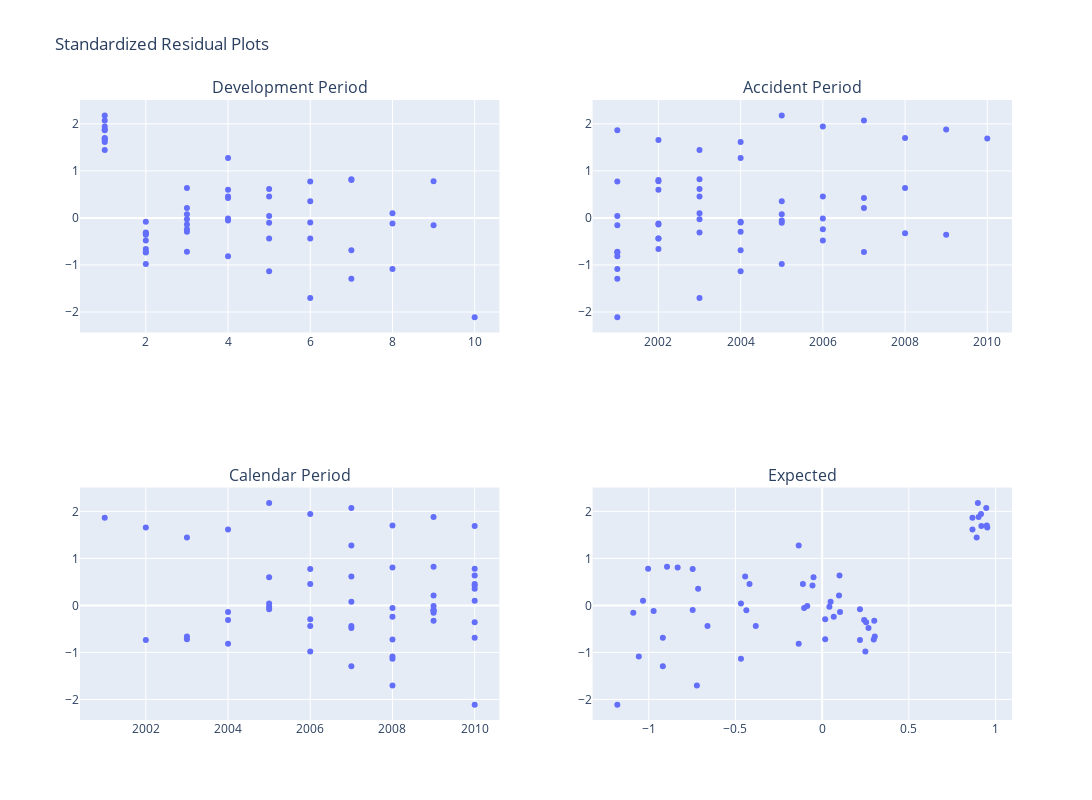

Write notebook code for a chart like this one.
### Code cell
icrfs.ResidualPlot()

### Figure 1 — Plotly figure (JSON) as saved in the notebook; plotly's stock layout.template omitted (floating-point values rounded to 4 significant figures)
{"data": [{"hovertemplate": "Development Period=%{x}<br>resid_std=%{y}<extra></extra>", "legendgroup": "", "marker": {"color": "#636efa", "symbol": "circle"}, "mode": "markers", "name": "", "orientation": "v", "showlegend": false, "type": "scatter", "x": [1, 1, 1, 1, 1, 1, 1, 1, 1, 1, 2, 2, 2, 2, 2, 2, 2, 2, 2, 3, 3, 3, 3, 3, 3, 3, 3, 4, 4, 4, 4, 4, 4, 4, 5, 5, 5, 5, 5, 5, 6, 6, 6, 6, 6, 7, 7, 7, 7, 8, 8, 8, 9, 9, 10], "xaxis": "x", "y": [1.865, 1.658, 1.444, 1.614, 2.18, 1.943, 2.07, 1.701, 1.882, 1.688, -0.7341, -0.6607, -0.3097, -0.07939, -0.9795, -0.4813, -0.7229, -0.3287, -0.3605, -0.7193, -0.1426, -0.0288, -0.2924, 0.07839, -0.2396, 0.2111, 0.638, -0.8157, 0.5989, 0.4574, 1.272, -0.05278, -0.01043, 0.4212, 0.03921, -0.4389, 0.6169, -1.135, -0.1038, 0.4546, 0.7753, -0.4389, -1.7, -0.09539, 0.3554, -1.296, 0.8066, 0.8245, -0.6851, -1.085, -0.1206, 0.1005, -0.1556, 0.779, -2.11], "yaxis": "y"}, {"hovertemplate": "Accident Period=%{x}<br>resid_std=%{y}<extra></extra>", "legendgroup": "", "marker": {"color": "#636efa", "symbol": "circle"}, "mode": "markers", "name": "", "orientation": "v", "showlegend": false, "type": "scatter", "x": [2001, 2002, 2003, 2004, 2005, 2006, 2007, 2008, 2009, 2010, 2001, 2002, 2003, 2004, 2005, 2006, 2007, 2008, 2009, 2001, 2002, 2003, 2004, 2005, 2006, 2007, 2008, 2001, 2002, 2003, 2004, 2005, 2006, 2007, 2001, 2002, 2003, 2004, 2005, 2006, 2001, 2002, 2003, 2004, 2005, 2001, 2002, 2003, 2004, 2001, 2002, 2003, 2001, 2002, 2001], "xaxis": "x2", "y": [1.865, 1.658, 1.444, 1.614, 2.18, 1.943, 2.07, 1.701, 1.882, 1.688, -0.7341, -0.6607, -0.3097, -0.07939, -0.9795, -0.4813, -0.7229, -0.3287, -0.3605, -0.7193, -0.1426, -0.0288, -0.2924, 0.07839, -0.2396, 0.2111, 0.638, -0.8157, 0.5989, 0.4574, 1.272, -0.05278, -0.01043, 0.4212, 0.03921, -0.4389, 0.6169, -1.135, -0.1038, 0.4546, 0.7753, -0.4389, -1.7, -0.09539, 0.3554, -1.296, 0.8066, 0.8245, -0.6851, -1.085, -0.1206, 0.1005, -0.1556, 0.779, -2.11], "yaxis": "y2"}, {"hovertemplate": "Calendar Period=%{x}<br>resid_std=%{y}<extra></extra>", "legendgroup": "", "marker": {"color": "#636efa", "symbol": "circle"}, "mode": "markers", "name": "", "orientation": "v", "showlegend": false, "type": "scatter", "x": [2001, 2002, 2003, 2004, 2005, 2006, 2007, 2008, 2009, 2010, 2002, 2003, 2004, 2005, 2006, 2007, 2008, 2009, 2010, 2003, 2004, 2005, 2006, 2007, 2008, 2009, 2010, 2004, 2005, 2006, 2007, 2008, 2009, 2010, 2005, 2006, 2007, 2008, 2009, 2010, 2006, 2007, 2008, 2009, 2010, 2007, 2008, 2009, 2010, 2008, 2009, 2010, 2009, 2010, 2010], "xaxis": "x3", "y": [1.865, 1.658, 1.444, 1.614, 2.18, 1.943, 2.07, 1.701, 1.882, 1.688, -0.7341, -0.6607, -0.3097, -0.07939, -0.9795, -0.4813, -0.7229, -0.3287, -0.3605, -0.7193, -0.1426, -0.0288, -0.2924, 0.07839, -0.2396, 0.2111, 0.638, -0.8157, 0.5989, 0.4574, 1.272, -0.05278, -0.01043, 0.4212, 0.03921, -0.4389, 0.6169, -1.135, -0.1038, 0.4546, 0.7753, -0.4389, -1.7, -0.09539, 0.3554, -1.296, 0.8066, 0.8245, -0.6851, -1.085, -0.1206, 0.1005, -0.1556, 0.779, -2.11], "yaxis": "y3"}, {"hovertemplate": "yhat=%{x}<br>resid_std=%{y}<extra></extra>", "legendgroup": "", "marker": {"color": "#636efa", "symbol": "circle"}, "mode": "markers", "name": "", "orientation": "v", "showlegend": false, "type": "scatter", "x": [0.8667, 0.9521, 0.8909, 0.8667, 0.8979, 0.916, 0.9461, 0.9491, 0.9021, 0.9181, 0.218, 0.3034, 0.2422, 0.218, 0.2493, 0.2674, 0.2975, 0.3005, 0.2535, 0.01761, 0.103, 0.04179, 0.01761, 0.04885, 0.06695, 0.09708, 0.1, -0.1352, -0.04976, -0.111, -0.1352, -0.1039, -0.08584, -0.05571, -0.4682, -0.3827, -0.444, -0.4682, -0.4369, -0.4188, -0.7465, -0.6611, -0.7223, -0.7465, -0.7153, -0.9186, -0.8332, -0.8944, -0.9186, -1.057, -0.9716, -1.033, -1.089, -1.004, -1.181], "xaxis": "x4", "y": [1.865, 1.658, 1.444, 1.614, 2.18, 1.943, 2.07, 1.701, 1.882, 1.688, -0.7341, -0.6607, -0.3097, -0.07939, -0.9795, -0.4813, -0.7229, -0.3287, -0.3605, -0.7193, -0.1426, -0.0288, -0.2924, 0.07839, -0.2396, 0.2111, 0.638, -0.8157, 0.5989, 0.4574, 1.272, -0.05278, -0.01043, 0.4212, 0.03921, -0.4389, 0.6169, -1.135, -0.1038, 0.4546, 0.7753, -0.4389, -1.7, -0.09539, 0.3554, -1.296, 0.8066, 0.8245, -0.6851, -1.085, -0.1206, 0.1005, -0.1556, 0.779, -2.11], "yaxis": "y4"}], "layout": {"annotations": [{"font": {"size": 16}, "showarrow": false, "text": "Development Period", "x": 0.225, "xanchor": "center", "xref": "paper", "y": 1, "yanchor": "bottom", "yref": "paper"}, {"font": {"size": 16}, "showarrow": false, "text": "Accident Period", "x": 0.775, "xanchor": "center", "xref": "paper", "y": 1, "yanchor": "bottom", "yref": "paper"}, {"font": {"size": 16}, "showarrow": false, "text": "Calendar Period", "x": 0.225, "xanchor": "center", "xref": "paper", "y": 0.375, "yanchor": "bottom", "yref": "paper"}, {"font": {"size": 16}, "showarrow": false, "text": "Expected", "x": 0.775, "xanchor": "center", "xref": "paper", "y": 0.375, "yanchor": "bottom", "yref": "paper"}], "height": 800, "title": {"text": "Standardized Residual Plots"}, "width": 1200, "xaxis": {"anchor": "y", "domain": [0, 0.45]}, "xaxis2": {"anchor": "y2", "domain": [0.55, 1]}, "xaxis3": {"anchor": "y3", "domain": [0, 0.45]}, "xaxis4": {"anchor": "y4", "domain": [0.55, 1]}, "yaxis": {"anchor": "x", "domain": [0.625, 1]}, "yaxis2": {"anchor": "x2", "domain": [0.625, 1]}, "yaxis3": {"anchor": "x3", "domain": [0, 0.375]}, "yaxis4": {"anchor": "x4", "domain": [0, 0.375]}}}
